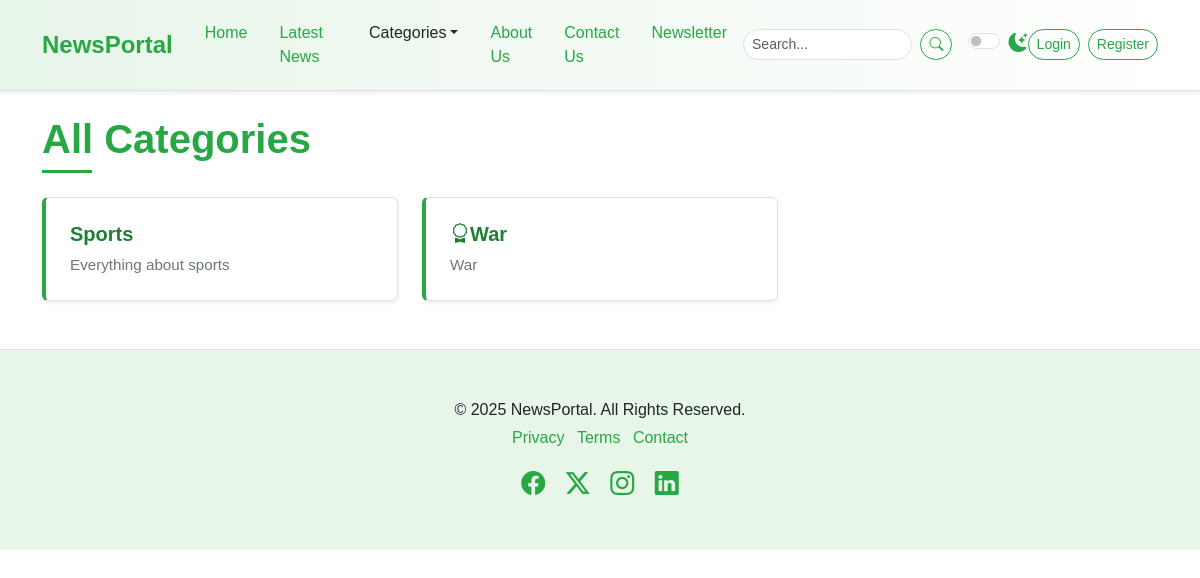
The page /category-list/ on the database its author committed.
### newspaper/models.py (models this page shows, shortened)
class TimeStampModel(models.Model):
    created_at = models.DateTimeField(auto_now_add=True)
    updated_at = models.DateTimeField(auto_now=True)
    class Meta:
        abstract = True #dont create table in db

class Category(TimeStampModel):
    name = models.CharField(max_length=100)
    icon = models.CharField(max_length=100, null=True, blank=True)
    description = models.TextField(null=True, blank=True)
    class Meta:
        ordering = ["name"] #category.objects.all()
        verbose_name = "Category"
        verbose_name_plural = "Categories"

### newspaper/views.py (the view)
# urls.py: path("category-list/", views.CategoryList.as_view(), name="category-list"),
class CategoryList(ListView):
    model = Category
    template_name = "newsportal/categories.html"
    context_object_name = "categories"

### newspaper/navigation.py (called while the page is built)
def nav(request):
    categories = Category.objects.all()[:4]
    return {"categories": categories}

### templates/newsportal/categories.html
{% extends "newsportal/base.html" %}
{% block content %}
<div class="container mt-4 mb-5">
    <h1 class="mb-4 section-title"><span>All Categories</span></h1>
    <div class="row row-cols-1 row-cols-md-2 row-cols-lg-3 g-4">
        {% for category in categories %}
        <div class="col">
            <div class="card h-100 shadow-sm list-item-card">
                <div class="card-body">
                    <h5 class="card-title"><a href="{% url 'category' category.id %}"><i class="{{ category.icon }}"></i>{{ category.name|title }}</a></h5>
                    <p class="card-text">{{ category.description }}</p>
                </div>
            </div>
        </div>
        {% endfor %}
    </div>
</div>
{% endblock content %}

### static/css/style.css (style rules this page uses)
:root { --primary-green: #28a745; --light-green: #e8f5e9; --dark-green: #1e7e34; --accent-green: #5cb85c; --text-color-light: #212529; --text-color-dark: #f8f9fa; --bg-light: #ffffff; --bg-dark: #212529; --card-bg-light: #ffffff; --card-bg-dark: #343a40; --border-color-light: #dee2e6; --border-color-dark: #495057; --shadow-sm: 0 0.125rem 0.25rem rgba(0, 0, 0, 0.075); --shadow: 0 0.5rem 1rem rgba(0, 0, 0, 0.15); --transition-speed: 0.3s ease; }
body { font-family: "Poppins", sans-serif; background-color: var(--bg-light); color: var(--text-color-light); transition: background-color var(--transition-speed), color var(--transition-speed); }
.section-title { position: relative; padding-bottom: 10px; margin-bottom: 20px; font-weight: 600; color: var(--primary-green); }
.section-title span { position: relative; z-index: 1; background-color: var(--bg-light); padding-right: 10px; }
.section-title::after { content: ""; position: absolute; left: 0; bottom: 0; width: 50px; height: 3px; background-color: var(--primary-green); }
.card { border: 1px solid var(--border-color-light); transition: box-shadow var(--transition-speed), transform var(--transition-speed); background-color: var(--card-bg-light); color: var(--text-color-light); }
.card-title { color: var(--dark-green); font-weight: 600; }
.list-item-card { transition: transform 0.2s ease-in-out, box-shadow 0.2s ease-in-out; border-left: 4px solid var(--primary-green); }
.list-item-card .card-body { padding: 1.5rem; }
.list-item-card .card-title a { text-decoration: none; color: var(--dark-green); font-weight: 600; }
.list-item-card .card-text { font-size: 0.95rem; color: #6c757d; }

### rows shown on the page
Category: name "Sports", description "Everything about sports"
Category: name "War", description "War"
